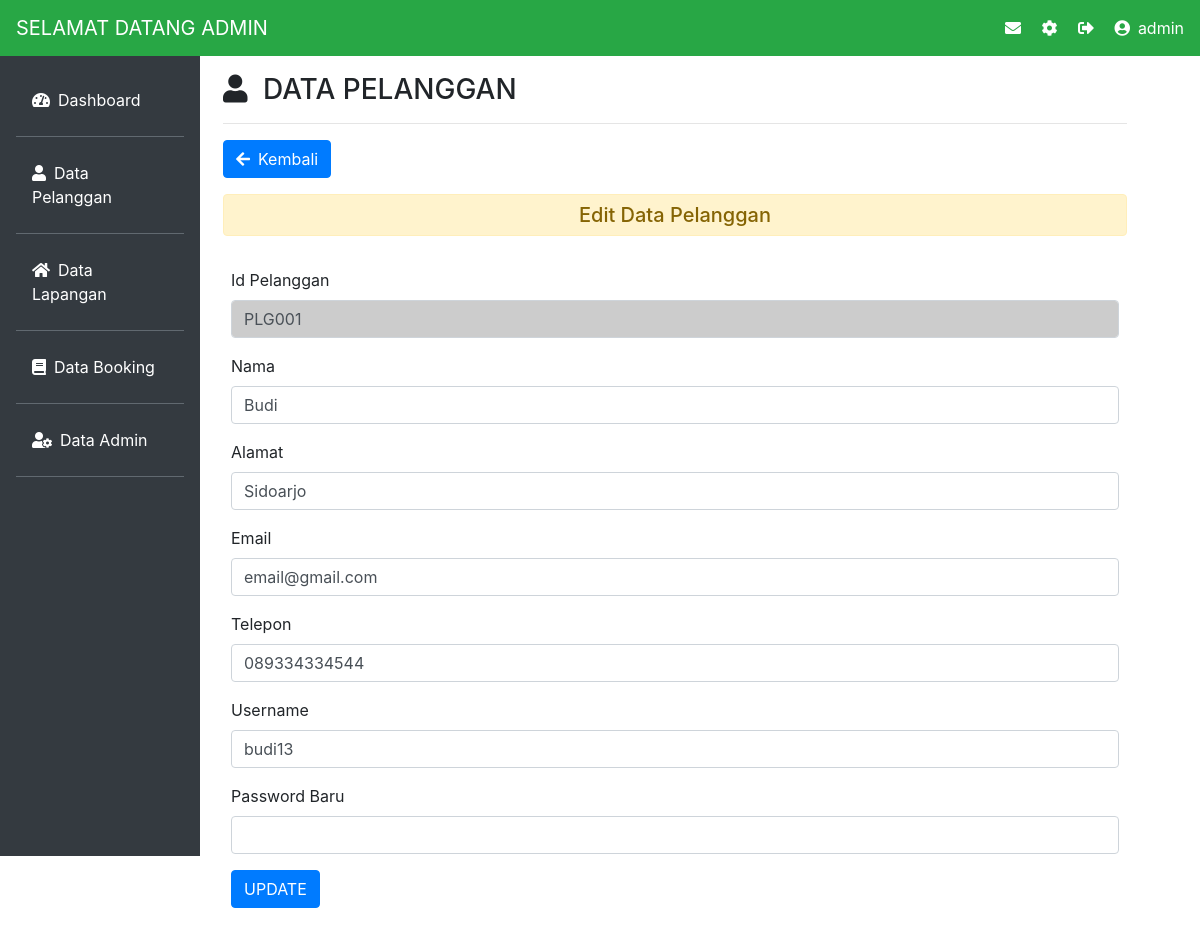
Screenshot of /admin/index.php?halaman=editpelanggan&ID_PELANGGAN=PLG001 (signed in) with the database file from the repository.
### tables this page shows
CREATE TABLE `pelanggan` (
  `ID_PELANGGAN` varchar(10) NOT NULL,
  `NAMA_PELANGGAN` varchar(250) DEFAULT NULL,
  `ALAMAT_PELANGGAN` text,
  `EMAIL_PELANGGAN` varchar(250) DEFAULT NULL,
  `TELP_PELANGGAN` varchar(15) DEFAULT NULL,
  `USERNAME_PELANGGAN` varchar(50) DEFAULT NULL,
  `PASSWORD_PELANGGAN` varchar(50) DEFAULT NULL
);

### admin/pelanggan/edit.php (the view, shortened to what this page needs)
 <?php
include "../koneksi/koneksi.php";
    $id = $_GET['ID_PELANGGAN'];
$result = mysqli_query($kon, "SELECT * FROM pelanggan WHERE ID_PELANGGAN='$id'");
while($user_data = mysqli_fetch_array($result))
{
    $id = $user_data['ID_PELANGGAN'];
    $nama = $user_data['NAMA_PELANGGAN'];
    $alamat = $user_data['ALAMAT_PELANGGAN'];
    $email = $user_data['EMAIL_PELANGGAN'];
    $notelp = $user_data['TELP_PELANGGAN'];
    $username = $user_data['USERNAME_PELANGGAN'];
}
  ?>
 <h3><i class="fas fa-user mr-2"></i>  DATA PELANGGAN </h3><hr>
        <a href="index.php?halaman=pelanggan" class="btn btn-primary mb-3"><i class="fas fa-arrow-left mr-2"></i>Kembali</a>
        <h5 class="alert alert-warning p-2 rounded text-center">Edit Data Pelanggan</h5>
        <form class="p-2 mt-4" action="proses_edit_pelanggan.php" method="post">
          <div class="form-group">
            <label for="id">Id Pelanggan</label>
            <input id="id" type="text" name="idz" class="form-control" value="<?php echo $id; ?>" readonly style="background-color: #ccc">
          </div>
          <div class="form-group">
            <label for="nama">Nama</label>
            <input id="nama" type="text" name="namaz" class="form-control" value="<?php echo $nama; ?>">
          </div>
          <div class="form-group">
            <label for="alamat">Alamat</label>
            <input id="alamat" type="text" name="alamatz" class="form-control" value="<?php echo $alamat; ?>">
          </div>
          <div class="form-group">
            <label for="email">Email</label>
            <input id="email" type="email" name="emailz" class="form-control" value="<?php echo $email; ?>">
          </div>
          <div class="form-group">
            <label for="notelp">Telepon</label>
            <input id="notelp" type="text" name="notelpz" class="form-control" value="<?php echo $notelp; ?>">
          </div>
          <div class="form-group">
            <label for="username">Username</label>
            <input id="username" type="text" name="usernamez" class="form-control" value="<?php echo $username; ?>">
          </div>
          <div class="form-group">
            <label for="password">Password Baru</label>
            <input id="password" type="password" name="passwordz" class="form-control">
          </div>
          <button type="submit" name="update" class="btn btn-primary">UPDATE</button>
        </div>
      </div>
  </body>
</html>

### rows the page displays
pelanggan: idz "PLG001", namaz "Budi", alamatz "Sidoarjo", emailz "email@gmail.com", notelpz "089334334544", usernamez "budi13"

### other values shown
$_SESSION['loginadmin'] "admin"
